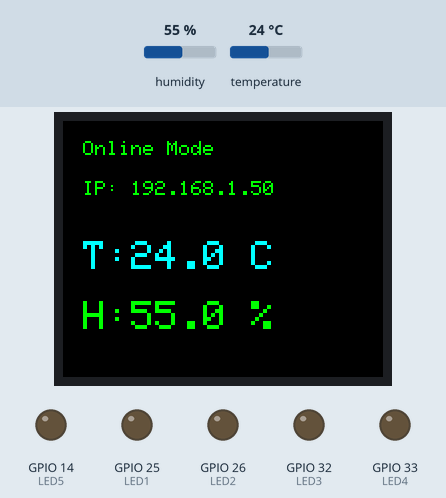
Recording of a sketch running on a simulated ESP32. On the bench: 160×128 colour display, output pins drawn as LEDs (lit = HIGH). The inputs (shaded band) are chosen by the test bench; at power-on: humidity 55 %, temperature 24 °C. WiFi joins after 1.5 s; servers stay silent unless stated; what the sketch prints to the serial monitor is not drawn.

Above: at 2.8 s.
2.9 s: humidity set to 22 %
At 7.2 s:
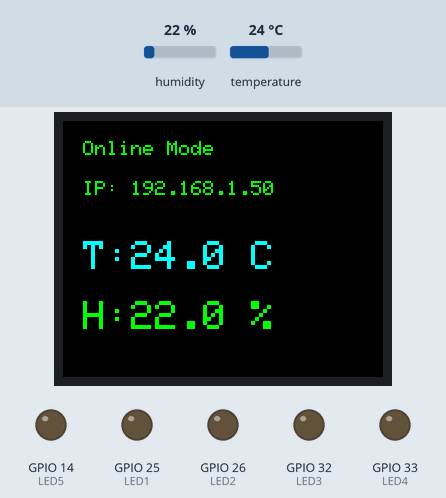
7.5 s: temperature set to 12 °C
At 11.2 s:
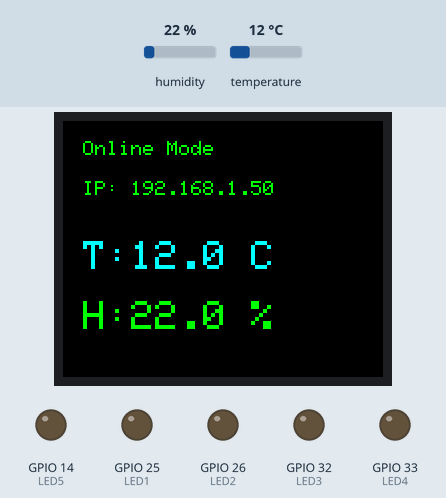
11.5 s: humidity set to 40 %
At 14.6 s:
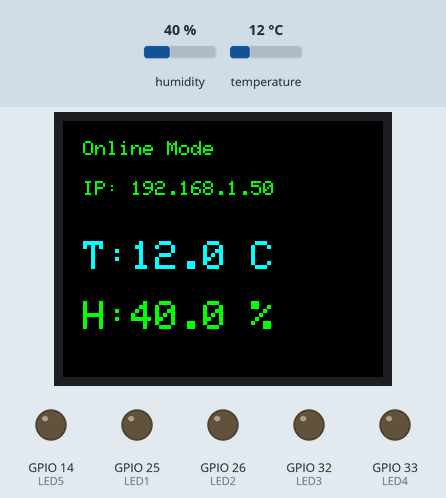
15.5 s: temperature set to 19 °C
At 18.8 s:
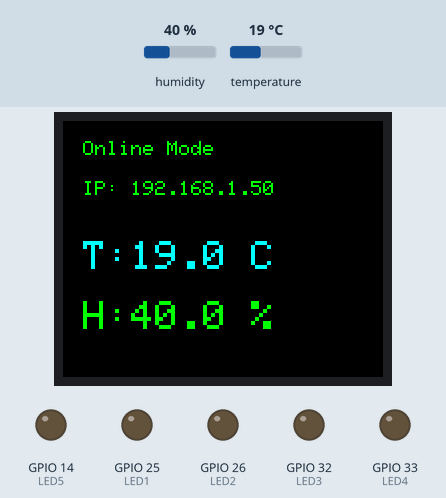
Timing chart, 0 to 20.3 s (numbered marks = the images above; inputs shaded):
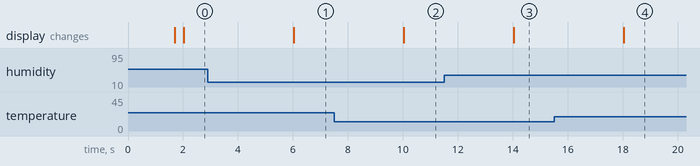

The sketch:

sever1.ino
```cpp
#include <WiFi.h>
#include <WiFiUdp.h>
#include <SPI.h>
#include <Adafruit_GFX.h>
#include <Adafruit_ST7735.h>
#include <DHT.h>

// ====== Cấu hình WiFi (Kết nối vào WiFi nhà để ra Internet) ======
const char* STATION_SSID = "VNPT_Hai";
const char* STATION_PASS = "khongcho";

// ====== UDP (Nhận lệnh từ ESP8266) ======
WiFiUDP udp;
const int UDP_PORT = 4210;

// ====== TFT Pins ======
#define TFT_CS     16
#define TFT_DC     17
#define TFT_RST    5
#define TFT_MOSI   18
#define TFT_SCLK   23

// ====== DHT Sensor ======
#define DHTPIN 13
#define DHTTYPE DHT11
DHT dht(DHTPIN, DHTTYPE);

// ====== LED Pins ======
#define LED1 25
#define LED2 26
#define LED3 32
#define LED4 33
#define LED5 14 // LED báo trạng thái AI/Hệ thống
#define LED6 27

Adafruit_ST7735 tft = Adafruit_ST7735(TFT_CS, TFT_DC, TFT_RST);
WiFiServer server(80);

// Biến lưu dữ liệu cảm biến
float currentTemp = 0;
float currentHum = 0;

void setup() {
  Serial.begin(115200);
  dht.begin();

  // Khởi tạo TFT
  SPI.begin(TFT_SCLK, -1, TFT_MOSI, TFT_CS);
  tft.initR(INITR_BLACKTAB);
  tft.setRotation(1);
  tft.fillScreen(ST77XX_BLACK);

  // Khởi tạo LED
  pinMode(LED1, OUTPUT); pinMode(LED2, OUTPUT);
  pinMode(LED3, OUTPUT); pinMode(LED4, OUTPUT);
  pinMode(LED5, OUTPUT); pinMode(LED6, OUTPUT);
  pinMode(LED6, INPUT_PULLUP);
  // Kết nối WiFi
  tft.setCursor(10, 10);
  tft.setTextColor(ST77XX_WHITE);
  tft.println("Connecting WiFi...");

  WiFi.begin(STATION_SSID, STATION_PASS);
  while (WiFi.status() != WL_CONNECTED) {
    delay(500);
    Serial.print(".");
  }

  Serial.println("\nWiFi Connected!");
  tft.fillScreen(ST77XX_BLACK);
  tft.setCursor(10, 10);
  tft.setTextColor(ST77XX_GREEN);
  tft.println("Online Mode");
  tft.setCursor(10, 30);
  tft.setTextSize(1);
  tft.print("IP: ");
  tft.println(WiFi.localIP()); // In IP ra màn hình để nhập vào Python

  server.begin();
  udp.begin(UDP_PORT);
}

void loop() {
  // Đọc cảm biến mỗi 2 giây
  static unsigned long lastDHTUpdate = 0;
  if (millis() - lastDHTUpdate >= 2000) {
    lastDHTUpdate = millis();
    float t = dht.readTemperature();
    float h = dht.readHumidity();

    if (!isnan(t) && !isnan(h)) {
      currentTemp = t;
      currentHum = h;
      updateDisplay(t, h);
    }
  }

  // Xử lý lệnh điều khiển LED từ UDP (ESP8266)
  handleUDP();

  // Xử lý yêu cầu từ Server AI (Python)
  handleWebRequests();
}

void updateDisplay(float t, float h) {
  tft.fillRect(0, 50, 160, 60, ST77XX_BLACK);
  tft.setTextSize(2);
  tft.setCursor(10, 60);
  tft.setTextColor(ST77XX_CYAN);
  tft.printf("T:%.1f C", t);
  tft.setCursor(10, 90);
  tft.setTextColor(ST77XX_GREEN);
  tft.printf("H:%.1f %%", h);
}

void handleUDP() {
  int packetSize = udp.parsePacket();
  if (packetSize) {
    char buf[50];
    int len = udp.read(buf, sizeof(buf) - 1);
    if (len > 0) {
      buf[len] = '\0';
      String msg = String(buf);
      if (msg == "BTN1_ON") digitalWrite(LED1, HIGH);
      else if (msg == "BTN1_OFF") digitalWrite(LED1, LOW);
      else if (msg == "BTN2_ON") digitalWrite(LED2, HIGH);
      else if (msg == "BTN2_OFF") digitalWrite(LED2, LOW);
      // Bạn có thể thêm các nút 3, 4 tương tự ở đây
    }
  }
}

void handleWebRequests() {
  WiFiClient client = server.available();
  if (client) {
    String req = client.readStringUntil('\r');
    client.flush();

    // Phản hồi JSON cho AI học sâu đọc dữ liệu
    if (req.indexOf("/json") != -1) {
      client.println("HTTP/1.1 200 OK");
      client.println("Content-Type: application/json");
      client.println("Access-Control-Allow-Origin: *");
      client.println();
      client.printf("{\"temp\": %.2f, \"hum\": %.2f}", currentTemp, currentHum);
    }
    // Giao diện web cứu cánh khi không có server AI
    else {
      String html = "<html><head><meta charset='utf-8'></head><body>";
      html += "<h1>ESP32 Cảm biến Nấm</h1>";
      html += "<p>IP này dùng để cấu hình vào Python AI: " + WiFi.localIP().toString() + "</p>";
      html += "</body></html>";
      client.println("HTTP/1.1 200 OK");
      client.println("Content-Type: text/html");
      client.println();
      client.print(html);
    }
    client.stop();
  }
}
```

Measured:
- after the input at 2.9 s, the display: changes after 3.1 s (image 1)
- after the input at 7.5 s, the display: changes after 2.5 s (image 2)
- after the input at 11.5 s, the display: changes after 2.5 s (image 3)
- after the input at 15.5 s, the display: changes after 2.5 s (image 4)
